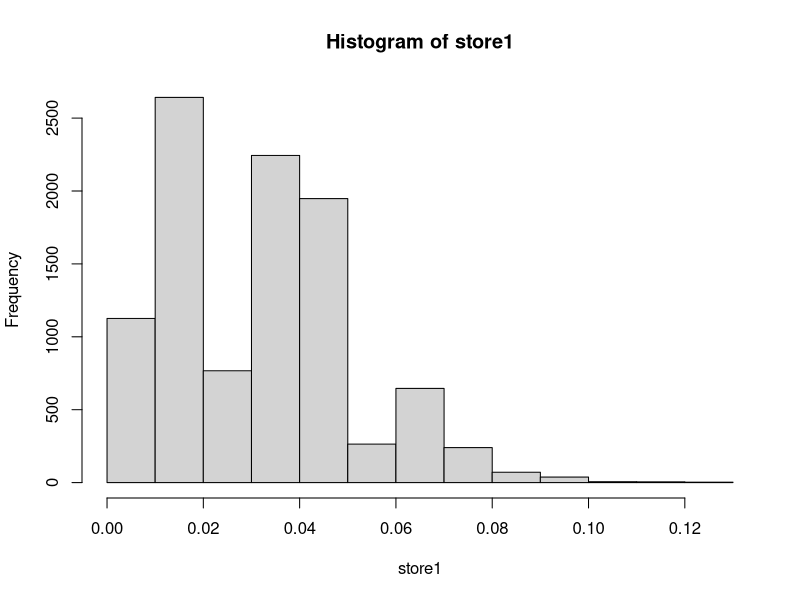
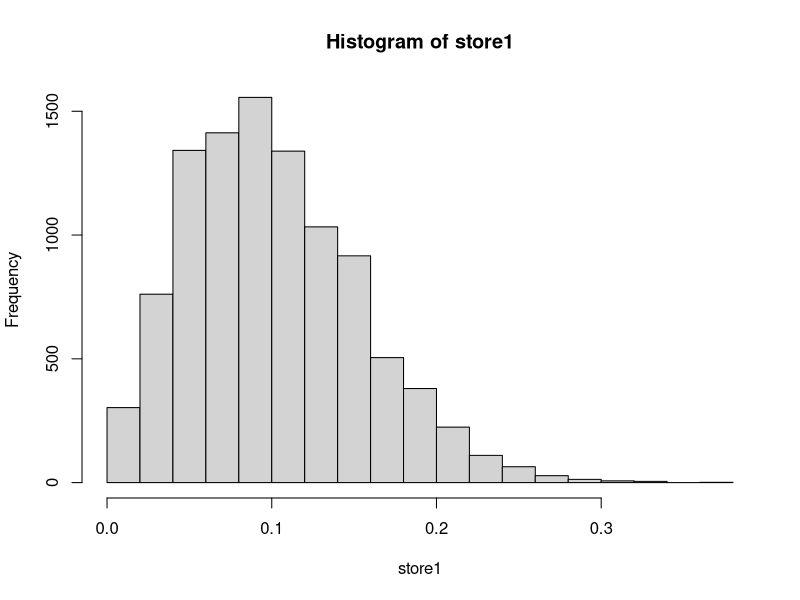

Write the R code that produced these figures, in order.
#Alexandra Parfitt
#Coding for Sampling Project
#Randomly selecting 20 blocks to sample
sort(sample(2:72, 20))# 2 3 10 14 19 29 30 32 36 38 39 41 45 48 51 60 61 63 67 72
#Calculating the Results using Ratio calculation with the number of businesses as my x variable
tx<-c(1, 0, 12, 26, 1, 0, 2, 4, 3, 0, 7, 5, 2, 1, 0, 1, 1, 4, 1, 3)
mean(tx)
sum(tx)

#Estimating the total number of businesses in Ardmore
tot_all_businesses<-71*mean(tx)#262.7
s_sq_all<-((sum(tx^2))-((3.7^2)/20))/19
se_all<-sqrt((71^2)*(1-(20/71))*(s_sq_all/20))#95.51026
CI_all=tot_all_businesses+1.96*c(-se_all, se_all)

#Estimating the variance of the mean number of businesses in Ardmore

#se2 calculations
#food
yi_food <-c(1, 0, 4, 4, 0, 0, 0, 0, 1, 0, 0, 1, 0, 0, 0, 1, 0, 0, 0, 0)
se2_food<-sum((yi_food-(12/74)*tx)^2)/19
#retail=
yi_retail<-c(0,0,2,4,0,0,0,0,0,0,1,0,0,1,0,0,0,1,0,0)
se2_retail<-sum((yi_retail-(9/74)*tx)^2)/19
#personal service
yi_pers<-c(0, 0, 4, 1, 0, 0, 0, 0, 1, 0, 3, 0, 0, 0, 0, 0, 0, 2, 0, 1)
se2_pers<-sum((yi_pers-(12/74)*tx)^2)/19
#professional services
yi_prof<-c(0, 0, 1, 4, 0, 0, 0, 2, 1, 0, 2, 3, 0, 0, 0, 0, 0, 1, 0, 0)
se2_prof<-sum((yi_pers-(14/74)*tx)^2)/19
#healthcare
yi_hc<-c(0,0,0, 12, 0, 0, 0, 0, 0, 0, 0, 0, 0, 0, 0, 0, 0, 0, 0, 0)
se2_hc<-sum((yi_hc-(12/74)*tx)^2)/19
#other
yi_other<-c(0, 0, 1, 1, 1, 0, 2, 2, 0, 0, 1, 1, 2, 0, 0, 0, 1, 0, 1, 2)
se2_other<-sum((yi_other-(15/74)*tx)^2)/19

#Standard Error and CI Calculations based on formula 4.10 with the number of businesses in a block as x, tx=74
#Food businesses
#proportion
prop_food=sum(yi_food)/sum(tx)#0.1621622
SE_prop_food=sqrt((51/71)*(se2_food)/(20*3.7*3.7))# 0.03456288
CI_prop_food=prop_food+1.96*c(-SE_prop_food, SE_prop_food)#0.09441893 0.22990540
#total
tot_food=71*prop_food#11.51351
SE_tot_food=71*sqrt((51/71)*(se2_food/20))
CI_tot_food=tot_food+1.96*c(-SE_tot_food, SE_tot_food)

#retail
#proportion
prop_retail=sum(yi_retail)/sum(tx)
SE_prop_retail=sqrt((51/71)*(se2_retail)/(20*3.7*3.7))#0.02074419
CI_prop_retail=prop_retail+1.96*c(-SE_prop_retail, SE_prop_retail)# 0.0809630 0.1622802
#total
tot_retail=71*prop_retail# 8.635135
SE_tot_retail=71*sqrt((51/71)*(se2_retail/20))
CI_tot_retail=tot_retail+1.96*c(-SE_tot_retail, SE_tot_retail)

#personal services
prop_pers=sum(yi_pers)/sum(tx)#0.1621622
SE_prop_pers=sqrt((51/71)*(se2_pers)/(20*3.7*3.7))#0.05491567
CI_prop_pers=prop_pers+1.96*c(-SE_prop_pers, SE_prop_pers)# 0.05452746 0.26979687
#total
tot_pers=71*prop_pers
SE_tot_pers=71*sqrt((51/71)*(se2_pers/20))
CI_tot_pers=tot_pers+1.96*c(-SE_tot_pers, SE_tot_pers)#-16.76212  39.78915

#professional services
prop_prof=sum(yi_prof)/sum(tx)#0.1891892
SE_prop_prof=sqrt((51/71)*(se2_prof)/(20*3.7*3.7))#0.05880737
CI_prop_prof=prop_prof+1.96*c(-SE_prop_prof, SE_prop_prof)# 0.07392675 0.30445163
#total
tot_prof=71*prop_prof#13.43243
SE_tot_prof=71*sqrt((51/71)*(se2_prof/20))
CI_tot_prof=tot_prof+1.96*c(-SE_tot_prof, SE_tot_prof)#-16.84701  43.71188
#health care
prop_hc=sum(yi_hc)/sum(tx)#0.1621622
SE_prop_hc=sqrt((51/71)*(se2_hc)/(20*3.7*3.7))#0.09690054
CI_prop_hc=prop_hc+1.96*c(-SE_prop_hc, SE_prop_hc)#-0.02776289  0.35208721
#total
tot_hc=71*prop_hc#11.51351
SE_tot_hc=71*sqrt((51/71)*(se2_hc/20))#25.45577
CI_tot_hc=tot_hc+1.96*c(-SE_tot_hc, SE_tot_hc)

#other
prop_other=sum(yi_other)/sum(tx)# 0.2027027
SE_prop_other=sqrt((51/71)*(se2_other)/(20*3.7*3.7))
CI_prop_other=prop_prof+1.96*c(-SE_prop_other, SE_prop_other)# 0.0589915 0.3193869
#total
tot_other=71*prop_other#14.39189
SE_tot_other=71*sqrt((51/71)*(se2_other/20))#17.45048
CI_tot_other=tot_other+1.96*c(-SE_tot_other, SE_tot_other)#-19.81104  48.59483
#Chi-Square Test
all_ti<-c(12, 9, 12, 14, 12, 15)
chisq.test(all_ti)#p-value is 0.8851...can't tell if there is a difference between the groups...

#Calculating Design Effect# 
all<-c(yi_food, yi_retail, yi_pers, yi_prof, yi_other)
mean(all)#0.62
E_x_squared<-((mean(yi_food))^2+var(yi_food)+(mean(yi_retail))^2+var(yi_retail)+(mean(yi_pers))^2+var(yi_pers)+(mean(yi_prof))^2+var(yi_prof)+(mean(yi_other))^2+var(yi_other))/5#1.558
V_mean_SRS<-E_x_squared-(mean(all)^2)
V_t_SRS<-(71^2)*V_mean_SRS#by formula 2.16, 5916
V_t_cluster<-se_all^2#9122.2
design_effect<-V_t_cluster/V_t_SRS

#Using bootstrapping to calculate the number of bars in the first categorization scheme
#treating bars the same
x<-c(2/12, 1/5, 0, 0, 0, 0, 0, 0, 0, 0, 0, 0)
B=10000 
store1=double(B) #For bootstrap sample means.
store2=double(B) #For bootstrap sample medians.
for (run in 1:B){
  samp=sample(x,length(x),replace=T)
  store1[run]=mean(samp)
  store2[run]=median(samp)}

hist(store1)
sd(store1)
mean(store1)

#treating bars as restaurants
x<-c(0, 4/12, 4/26, 0, 1/3, 1/5, 1/1, 0, 0, 0, 0, 0, 0, 0, 0, 0, 0, 0, 0, 0)
B=10000 
store1=double(B) #For bootstrap sample means.
store2=double(B) #For bootstrap sample medians.
for (run in 1:B){
  samp=sample(x,length(x),replace=T)
  store1[run]=mean(samp)
  store2[run]=median(samp)}

hist(store1)
sd(store1)
mean(store1)